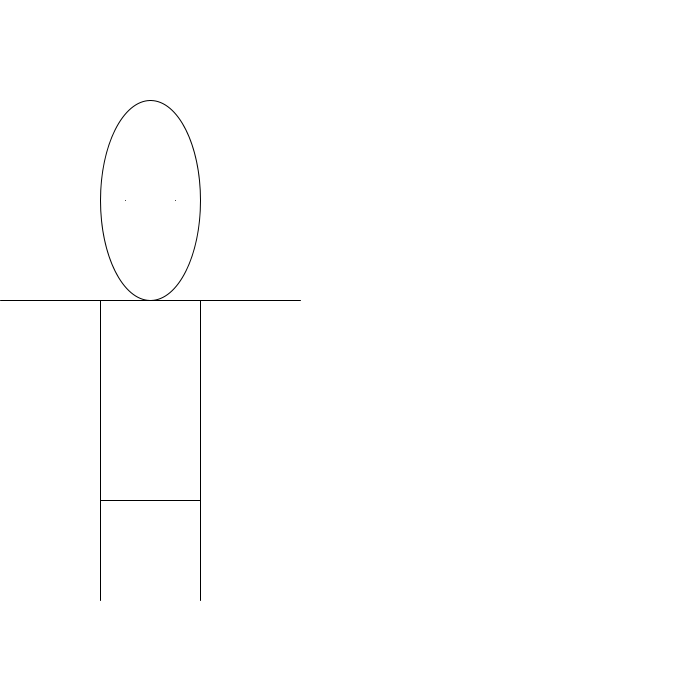
Frame 1 (no input)
Frame 60 (the mouse pressed at the canvas centre just before this capture): identical to frame 1, image omitted
Frame 120 (the mouse held since frame 60 and released just before this capture): identical to frame 1, image omitted

The Processing sketch that drew this single still picture (run headless with seeded random() and noise(); from frame 60 on, the mouse is pressed at the canvas centre):

// Processing sketch: processing_35698
// ── processing_35698.pde

void setup() {
  size (700, 700);
  smooth ();
}

void draw() {

  background (255);

  ellipseMode (CORNERS);
  ellipse (100, 100, 200, 300);


  rectMode (CORNERS);
  rect (100, 300, 200, 500);

  line (200, 300, 300, 300);
  line (0, 300, 100, 300);
  line (200, 500, 200, 600);
  line (100, 500, 100, 600);

  point (175, 200);
  point (125, 200);
} 
